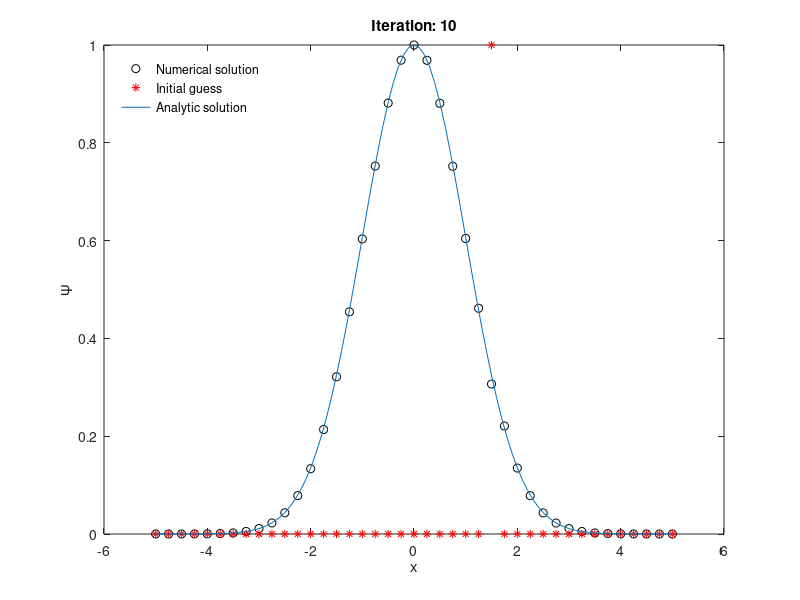
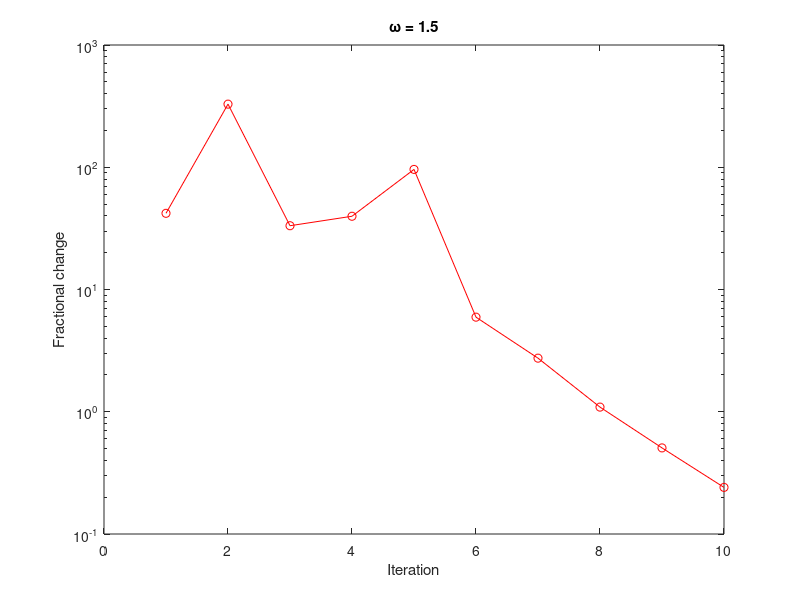

These charts were generated, in order, by the following MATLAB code:
% qsho_fdover.m
% Solve the quantum simple harmonic oscillator for the lowest
% energy wave function using inverse power iteration relaxation 
% of the linear system obtained by finite differencing, and
% accelerate convergence via over-relaxation

% Clear memory and show only a few digits
clear all; format short;

% Define values of the independent variable
h=0.25;
x=-5:h:5;

% Size of the linear system
L=length(x);

% Number of matrix iterations
nits=10;

% Over-relaxation factor
omega=1;
%omega=1.05;
%omega=1.1;
omega=1.2;
omega=1.5;
%omega=3;

% Construct matrix D2 associated with the derivative
D2=-2*eye(L);
D2=D2+diag(ones(L-1,1),+1)+diag(ones(L-1,1),-1);
D2=D2/h^2;

% Add diagonal component associated with the potential
A=-D2+diag(x.^2);

% Compute inverse matrix
B=inv(A);

% Initial guess for the wave function
%psi0=cos(0.5*pi*x/5)';
%psi0=sin(pi*x/5)';
psi0=zeros(L,1);
psi0(round(2*L/3),1)=1;
psi=psi0;

% Analytic solution for lowest energy wave function
xa=-5:0.1:5;
psi_an=exp(-0.5*xa.^2);

figure(1);
for n=1:nits
  
  % Plot wave function at each iteration, initial wave 
  % function, and analytic solution
  plot(x,psi,'ko',x,psi0,'r*',xa,psi_an)
  xlabel('x'); ylabel('\Psi');
  anno=legend('Numerical solution','Initial guess',...
      'Analytic solution');
  set (anno,'Box','off','Location','NorthWest')
  title(['Iteration: ',num2str(n)]);
  drawnow;
  pause(0.5)
  
  % Inverse iteration (with over-relaxation) & normalisation
  psi_old=psi;
  psi=(1-omega)*psi+omega*B*psi;
  psi=psi/max(abs(psi));
  
  % Determine fractional change
  delta=psi_old-psi;
  fchange(n)=sum(abs(delta./psi));
end

% Determine eigenvalue
energy_est=mean(psi./(B*psi));

disp(['Estimate of eigenvalue E: ',num2str(energy_est)]);

% Plot change versus iteration
figure(2);
semilogy(1:nits,fchange,'ro-');
xlabel('Iteration'); ylabel('Fractional change');
title(['\omega = ',num2str(omega)]);
